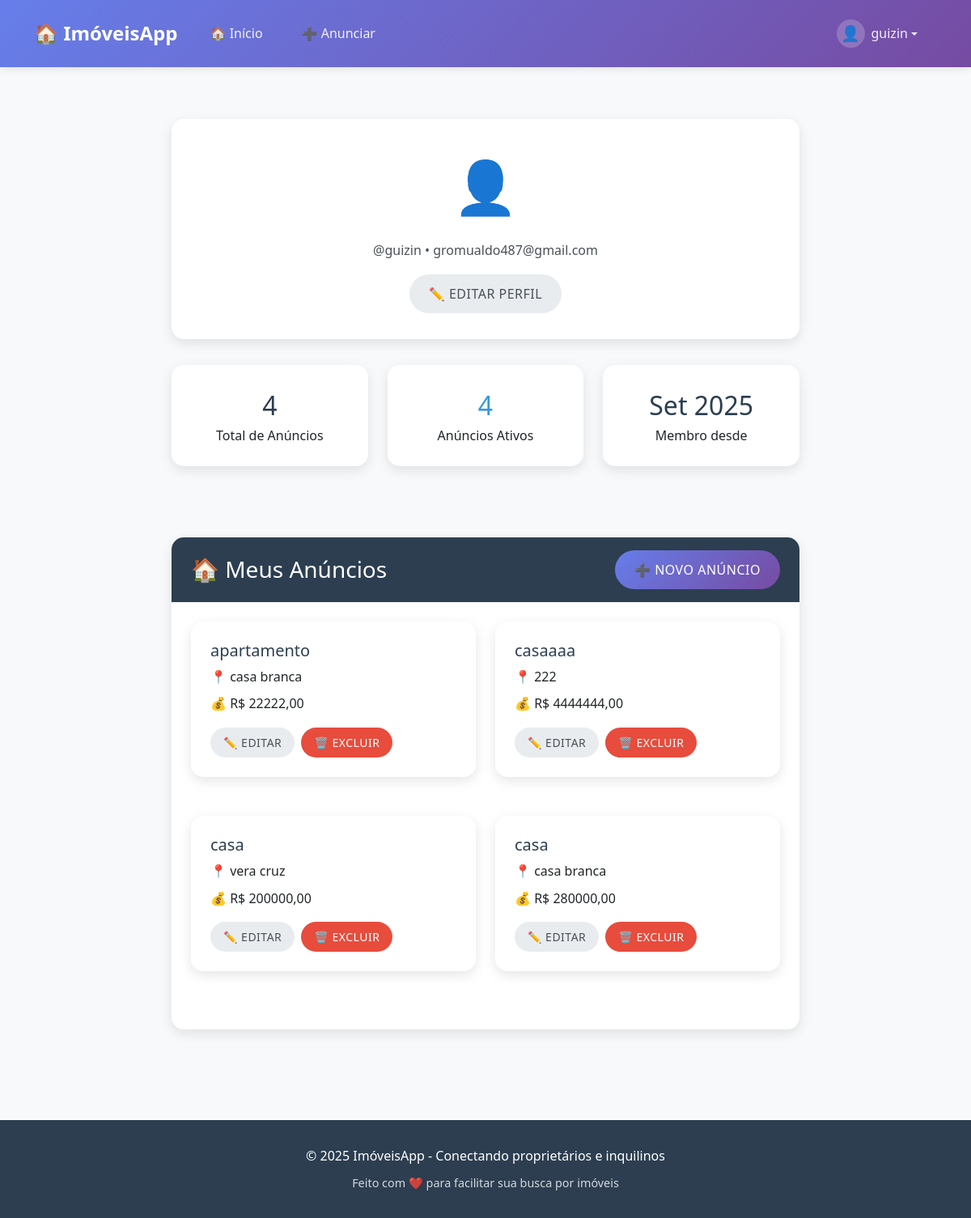
Screenshot of /profile/ (signed in) with the database file from the repository.
### ads/models.py (models this page shows, shortened)
class WantedAd(models.Model):
       title = models.CharField(max_length=200, verbose_name="Título do Anúncio")
       description = models.TextField(verbose_name="Descrição")
       reward = models.DecimalField(max_digits=10, decimal_places=2, verbose_name="Recompensa", blank=True, null=True)
       category = models.CharField(max_length=100, verbose_name="Categoria", blank=True, null=True)
       location = models.CharField(max_length=200, verbose_name="Localização", blank=True, null=True)
       price = models.DecimalField(max_digits=10, decimal_places=2, verbose_name="Preço", blank=True, null=True)
       created_by = models.ForeignKey(User, on_delete=models.CASCADE, verbose_name="Criado por")
       created_at = models.DateTimeField(auto_now_add=True, verbose_name="Data de Criação")
       updated_at = models.DateTimeField(auto_now=True, verbose_name="Data de Atualização")
       is_active = models.BooleanField(default=True, verbose_name="Ativo")
       class Meta:
           verbose_name = "Anúncio de Procurado"
           verbose_name_plural = "Anúncios de Procurados"

### ads/views.py (the view)
# urls.py: path('profile/', views.profile, name='profile'),
@login_required
def profile(request):
    user_ads = WantedAd.objects.filter(created_by=request.user).order_by('-created_at')
    return render(request, 'registration/profile.html', {
        'user_ads': user_ads,
        'total_ads': user_ads.count(),
        'active_ads': user_ads.filter(is_active=True).count()
    })

### accounts/templates/registration/profile.html (shortened to what this page needs)
{% extends 'base.html' %}
{% block content %}
<div class="container" style="max-width: 800px; margin: 2rem auto;">
    <div class="card" style="margin-bottom: 2rem;">
        <div class="card-body" style="text-align: center; padding: 2rem;">
            <div style="font-size: 4rem; margin-bottom: 1rem;">👤</div>
            <p style="color: var(--cor-texto); margin-bottom: 1rem;">
                @{{ user.username }} • {{ user.email }}
            </p>
            <a href="{% url 'edit_profile' %}" class="btn btn-secondary">
                ✏️ Editar Perfil
            </a>
        </div>
    </div>
    <div class="row" style="margin-bottom: 2rem;">
        <div class="col-md-4">
            <div class="card" style="text-align: center;">
                <div class="card-body">
                    <div style="font-size: 2rem; color: var(--cor-destaque);">{{ total_ads }}</div>
                    <div>Total de Anúncios</div>
                </div>
            </div>
        </div>
        <div class="col-md-4">
            <div class="card" style="text-align: center;">
                <div class="card-body">
                    <div style="font-size: 2rem; color: var(--cor-link);">{{ active_ads }}</div>
                    <div>Anúncios Ativos</div>
                </div>
            </div>
        </div>
        <div class="col-md-4">
            <div class="card" style="text-align: center;">
                <div class="card-body">
                    <div style="font-size: 2rem; color: var(--cor-destaque);">{{ user.date_joined|date:"M Y" }}</div>
                    <div>Membro desde</div>
                </div>
            </div>
        </div>
    </div>
    <div class="card">
        <div class="card-header" style="display: flex; justify-content: space-between; align-items: center;">
            <h3 style="margin: 0;">🏠 Meus Anúncios</h3>
            <a href="{% url 'create_ad' %}" class="btn btn-primary">
                ➕ Novo Anúncio
            </a>
        </div>
        <div class="card-body">
            {% if user_ads %}
                <div class="row">
                    {% for ad in user_ads %}
                    <div class="col-md-6" style="margin-bottom: 1rem;">
                        <div class="card">
                            <div class="card-body">
                                <h5 style="color: var(--cor-destaque);">{{ ad.title }}</h5>
                                <p style="margin: 0.5rem 0;">📍 {{ ad.location }}</p>
                                <p style="margin: 0.5rem 0;">💰 R$ {{ ad.price }}</p>
                                <div style="display: flex; gap: 0.5rem; margin-top: 1rem;">
                                    <a href="{% url 'edit_ad' ad.id %}" class="btn btn-secondary btn-sm">
                                        ✏️ Editar
                                    </a>
                                    <a href="{% url 'delete_ad' ad.id %}" class="btn btn-danger btn-sm">
                                        🗑️ Excluir
                                    </a>
                                </div>
                            </div>
                        </div>
                    </div>
                    {% endfor %}
                </div>
            {% endif %}
        </div>
    </div>
</div>
{% endblock %}

### templates/base.html (shortened to what this page needs)
<!DOCTYPE html>
<html lang="pt-br">
<head>
    <link href="https://cdnjs.cloudflare.com/ajax/libs/bootstrap/5.3.0/css/bootstrap.min.css" rel="stylesheet">
</head>
<body>
    <nav class="navbar navbar-expand-lg navbar-custom">
        <div class="container">
            <a class="navbar-brand" href="{% url 'index' %}">
                🏠 ImóveisApp
            </a>
            <div class="collapse navbar-collapse" id="navbarNav">
                <ul class="navbar-nav me-auto">
                    <li class="nav-item">
                        <a class="nav-link" href="{% url 'index' %}">
                            🏠 Início
                        </a>
                    </li>
                    {% if user.is_authenticated %}
                    <li class="nav-item">
                        <a class="nav-link" href="{% url 'create_ad' %}">
                            ➕ Anunciar
                        </a>
                    </li>
                    {% endif %}
                </ul>
                <ul class="navbar-nav">
                    {% if user.is_authenticated %}
                        <li class="nav-item dropdown">
                            <a class="nav-link dropdown-toggle" href="#" id="userDropdown" role="button" data-bs-toggle="dropdown" style="display: flex; align-items: center;">
                                <div class="user-avatar">
                                    👤
                                </div>
                                {{ user.first_name|default:user.username }}
                            </a>
                        </li>
                    {% endif %}
                </ul>
            </div>
        </div>
    </nav>
    <div class="main-container">
        <div class="container fade-in">
            {% block content %}
            {% endblock %}
        </div>
    </div>
    <footer class="footer">
        <div class="container">
            <p style="margin: 0;">
                © 2025 ImóveisApp - Conectando proprietários e inquilinos
            </p>
            <p style="margin: 0.5rem 0 0 0; font-size: 0.9rem; opacity: 0.8;">
                Feito com ❤️ para facilitar sua busca por imóveis
            </p>
        </div>
    </footer>
</body>
</html>

### templates/base.html (style rules this page uses)
:root { --cor-primaria: #f8f9fa; --cor-secundaria: #e9ecef; --cor-destaque: #2c3e50; --cor-texto: #495057; --cor-link: #3498db; --cor-hover: #2980b9; --cor-borda: #dee2e6; --cor-sucesso: #27ae60; --cor-erro: #e74c3c; --cor-alerta: #f39c12; --sombra: rgba(0, 0, 0, 0.1); --gradiente: linear-gradient(135deg, #667eea 0%, #764ba2 100%); }
* { box-sizing: border-box; }
body { font-family: 'Segoe UI', Tahoma, Geneva, Verdana, sans-serif; line-height: 1.6; margin: 0; padding: 0; background-color: var(--cor-primaria); color: var(--cor-texto); }
.navbar-custom { background: var(--gradiente); box-shadow: 0 2px 10px var(--sombra); padding: 1rem 0; }
.navbar-custom .navbar-brand { color: white !important; font-size: 1.5rem; font-weight: bold; }
.navbar-custom .navbar-nav .nav-link { color: rgba(255, 255, 255, 0.9) !important; margin: 0 0.5rem; padding: 0.5rem 1rem !important; border-radius: 25px; transition: all 0.3s ease; }
.main-container { min-height: calc(100vh - 200px); padding: 2rem 0; }
.card { border: none; border-radius: 15px; box-shadow: 0 5px 15px var(--sombra); margin-bottom: 2rem; background: white; transition: transform 0.3s ease, box-shadow 0.3s ease; }
.card-header { background: var(--cor-destaque); color: white; border-radius: 15px 15px 0 0 !important; padding: 1rem 1.5rem; border: none; }
.card-body { padding: 1.5rem; }
.btn { border-radius: 25px; padding: 0.75rem 1.5rem; font-weight: 500; text-transform: uppercase; letter-spacing: 0.5px; transition: all 0.3s ease; border: none; cursor: pointer; text-decoration: none; display: inline-block; text-align: center; }
.btn-primary { background: var(--gradiente); color: white; }
.btn-secondary { background: var(--cor-secundaria); color: var(--cor-texto); }
.btn-danger { background: var(--cor-erro); color: white; }
.btn-sm { padding: 0.5rem 1rem; font-size: 0.875rem; }
.row { display: flex; flex-wrap: wrap; margin: 0 -0.75rem; }
.col-md-4, .col-md-6, .col-md-8, .col-md-12 { padding: 0 0.75rem; margin-bottom: 1.5rem; }
@media (min-width: 768px) { .col-md-4 { flex: 0 0 33.333%; } }
@media (min-width: 768px) { .col-md-6 { flex: 0 0 50%; } }
.footer { background: var(--cor-destaque); color: white; text-align: center; padding: 2rem 0; margin-top: 3rem; }
.fade-in { animation: fadeIn 0.6s ease-out; }
.user-avatar { width: 35px; height: 35px; background: rgba(255, 255, 255, 0.2); border-radius: 50%; display: flex; align-items: center; justify-content: center; font-size: 1.2rem; margin-right: 0.5rem; }

### rows the page displays
WantedAd: title "apartamento", location "casa branca", price "22222,00"
WantedAd: title "casaaaa", location "222", price "4444444,00"
WantedAd: title "casa", location "vera cruz", price "200000,00"
WantedAd: title "casa", location "casa branca", price "280000,00"

### other values shown
{{ user.first_name|default:user.username }} "guizin"
{{ user.username }} "guizin"
{{ user.email }} "gromualdo487@gmail.com"
{{ total_ads }} "4"
{{ active_ads }} "4"
{{ user.date_joined|date:"M Y" }} "Set 2025"
